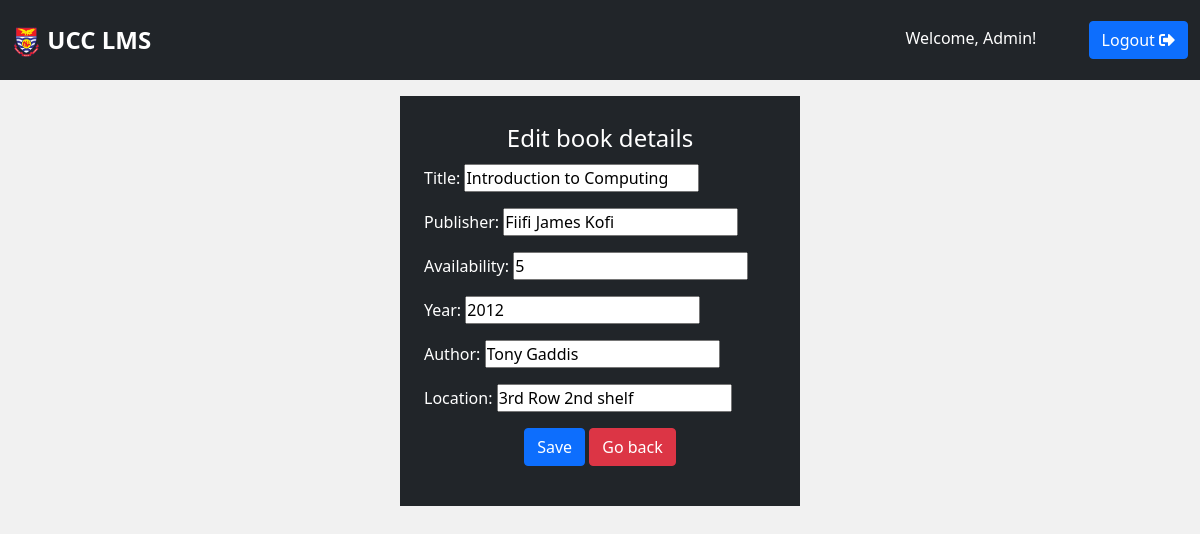
The app's page /edit-book/5 (signed in) with its own data.
### ucclms/models.py (models this page shows, shortened)
class Book(models.Model):
    title = models.CharField(max_length = 255, blank=False, null=False)
    publisher = models.CharField(max_length = 255, blank=True, null=True)
    availability = models.IntegerField(default=0, blank=True, null=True)
    year = models.CharField(max_length = 4, blank=True, null=True)
    author = models.CharField(max_length = 255, blank=True, null=True)
    location = models.CharField(max_length = 255, blank=True, null=True)

### ucclms/decorators.py (the view)
        def wrapper_func(request, *args, **kwargs):
            group = None
            if request.user.groups.exists():
                group = request.user.groups.all()[0].name
            if group in allowed_roles:
                return view_func(request, *args, **kwargs)
            else:
                return HttpResponse('Not authorised to access this page Try <ul><li><a href="/">Home</a></li><li><a href="/login">Login</a></li><li><a href="/admin-dashboard">Admin dashboard</a></li><li><a href="/student-dashboard">Student/Faculty dashboard</a></li></ul>')

### ucclms/forms.py
class AddBookForm(ModelForm):
    class Meta:
        model = Book
        fields = '__all__'

### ucclms/views.py (called while the page is built)
@allowed_users(allowed_roles=['admin'])
def editBook(request, pk):
    book = Book.objects.get(id=pk)
    form = AddBookForm(instance=book)
    if request.method == 'POST':
        form = AddBookForm(request.POST, instance=book)
        if form.is_valid():
            form.save()
            messages.success(request, f'{book} has been updated')
            return redirect('view-books')
    context = {'form': form}
    return render(request, 'ucclms/edit-book.html', context)

### ucclms/templates/ucclms/edit-book.html (shortened to what this page needs)
{% extends 'base.html' %}
{% block content %}
<div class="container sign-up">
    <form action="" method="POST" class="form mt-3 p-4 bg-dark sign-up-form">
        <legend class="text-center">Edit book details</legend>
        {{form.as_p}}
        <div class="lower text-center">
            <input type="submit" class="btn mb-3 btn-primary" name="edit user" value="Save">
            <a href="{% url 'view-users' %}" class="btn mb-3 btn-danger" >Go back</a>
        </div>
    </form>
</div>
{% endblock %}

### templates/base.html (shortened to what this page needs)
<!DOCTYPE html>
{% load static %}
<html lang="en">
<head>
    <link rel="stylesheet" type="text/css" href="{% static '/css/all.min.css' %}">
    <link rel="stylesheet" type="text/css" href="{% static '/css/sign-up.css' %}">
    <link rel="stylesheet" type="text/css" href="{% static '/css/bootstrap.css' %}">
    <link rel="stylesheet" type="text/css" href="{% static '/css/main.css' %}">
    <link rel="stylesheet" type="text/css" href="{% static '/css/dashstyle.css' %}">
</head>
<body>
    <nav class="navbar navbar-dark bg-dark py-3">
        <div class="container-fluid">
            <div class="logo"><a href="/"><img src="{% static '/img/ucc_web_logo.png' %}" alt="logo.png" height='30px'> UCC LMS</a></div>
            <div class="right">
                <span id="hello-msg" class="mx-5" style="text-transform: capitalize; color: white;">Welcome, {{request.user}}!</span>
                <a href="{% url 'logout' %}" class="btn btn-primary">
                    Logout <i class="fas fa-sign-out-alt"></i>
                </a>
            </div>
        </div>
    </nav>
    {% block content %}
    {% endblock %}
</body>
</html>

### static/css/sign-up.css (style rules this page uses)
.sign-up .sign-up-form, .login-form { color: white; width: 400px; max-width: 100%; margin: 0 auto; }

### static/css/main.css (style rules this page uses)
* { margin: 0; padding: 0; box-sizing: border-box; }
body { background-color: rgb(241, 241, 241); }
a { text-decoration: none; }
nav.navbar { height: 10vh; }
nav.navbar a { color: #fff; }
nav .logo { font-weight: bold; font-size: 1.5rem; }

### records on screen
Book: title "Introduction to Computing", publisher "Fiifi James Kofi", availability "5", year "2012", author "Tony Gaddis", location "3rd Row 2nd shelf"

### other values on screen
{{ request.user }} "Admin"
